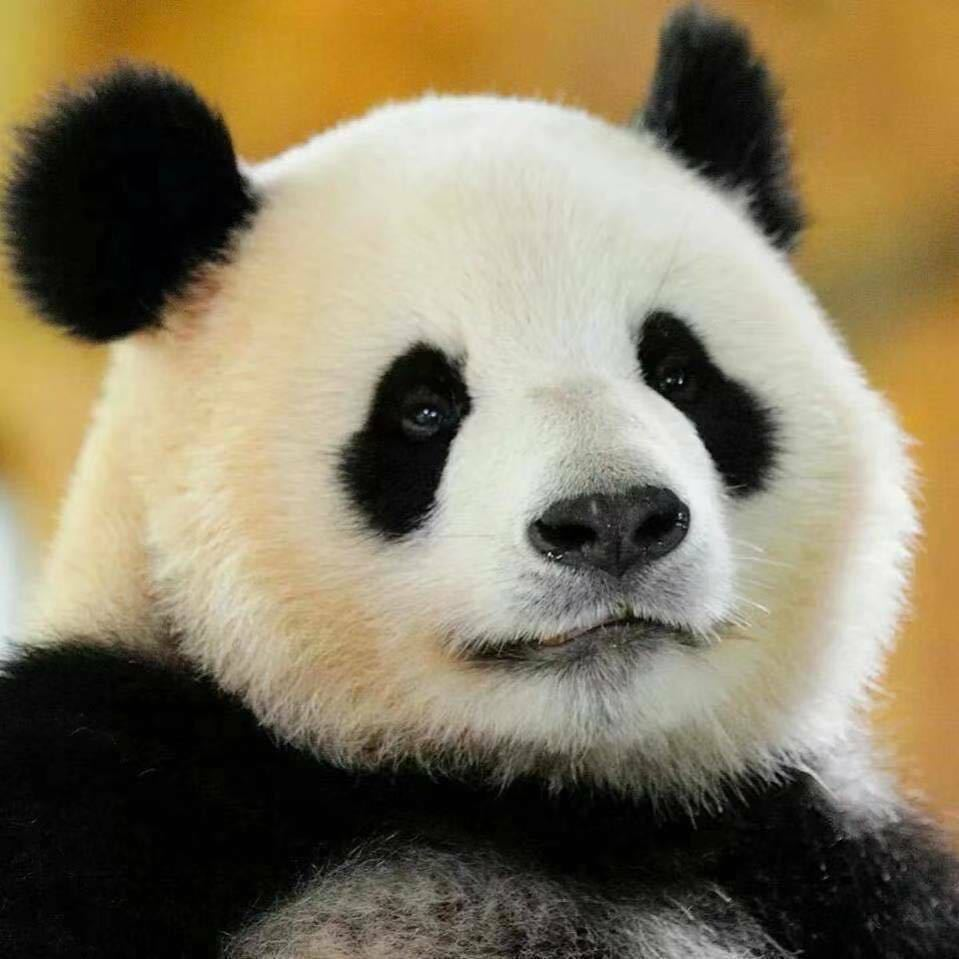
#> input picture panda.jpg, 959 x 959 px
$ jupyter execute --allow-errors '实验四.ipynb'   (shell and % lines are left out)
#> lines starting #> are read from the running program, lines starting #| are printed output that depends on the picture
绘制图像直方图

[cell 1]
from PIL import Image
import numpy as np
import matplotlib.pyplot as plt

[cell 2]
img=np.array(Image.open('panda.jpg').convert('L'))

arr=img.flatten()
plt.hist(arr, bins=256, facecolor='green', alpha=0.75)
plt.show()
#> figure, not shown here; tallest bar 30500 high, from x = 2.92 to 3.89

实现直方图均衡

[cell 3]
import cv2

img = cv2.imread("panda.jpg")
#> img: shape (959, 959, 3)
gray_img = cv2.cvtColor(img,cv2.COLOR_BGR2GRAY)
plt.imshow(gray_img)

[cell 4]
hist = cv2.calcHist([gray_img], [0], None, [256], [0, 256])
#> hist = 256 values, max 30500 at index 3, min 0 at index 250, mean 3592.5
plt.plot(hist)
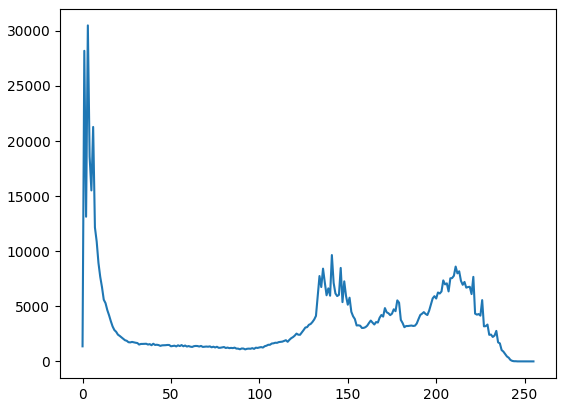
#> figure drawn by matplotlib, 1 panel; curve peaks at x = 3, y = 30500

[cell 5]
cdf = hist.cumsum()
#> cdf = 256 values from 1368 to 919681
cdf_normalized = cdf * hist.max() / cdf.max()
#> cdf_normalized = 256 values from 45.37 to 30500
#> (the rest of this cell did not finish here and is left out)

[cell 6]
import cv2
import numpy as np
import matplotlib.pyplot as plt

# 读取图像
image = cv2.imread('panda.jpg', 0)
#> image: shape (959, 959); min 0, max 249, mean 122.4

# 使用直方图均衡化函数
equalized_image = cv2.equalizeHist(image)
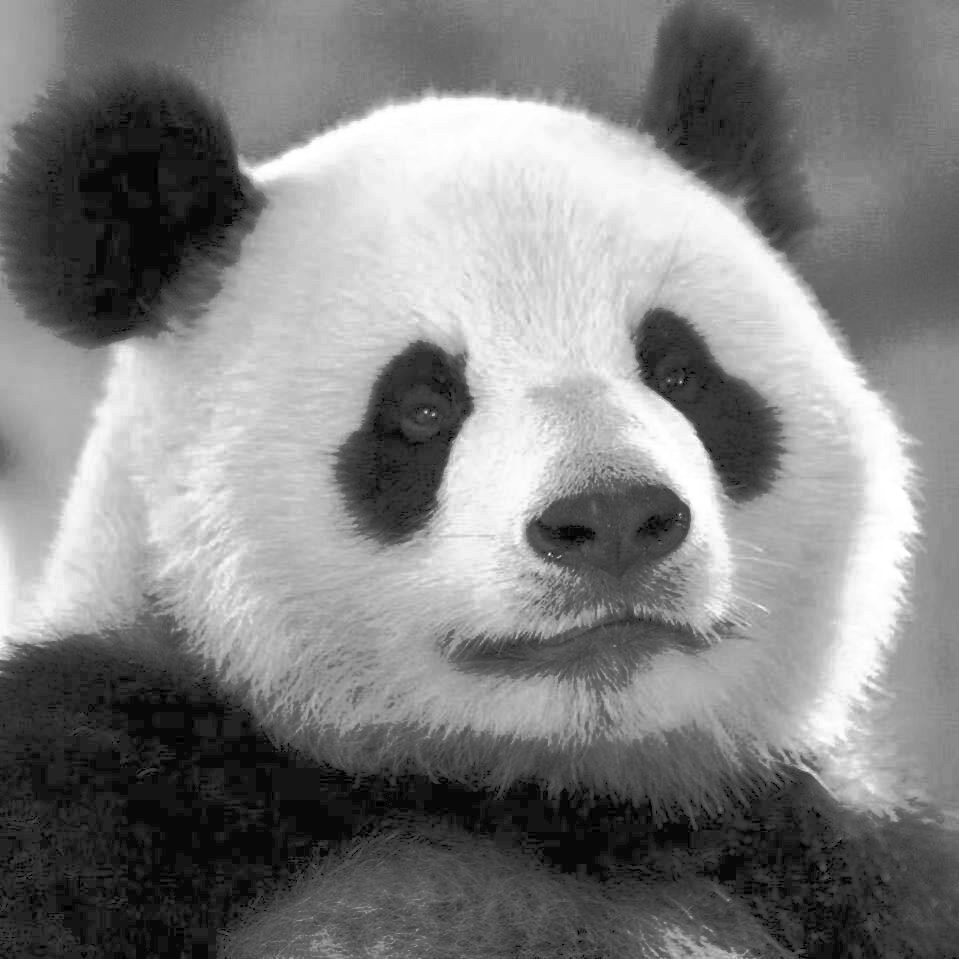
#> equalized_image: shape (959, 959); min 0, max 255, mean 128.3

plt.figure(figsize=(8,6))

plt.subplot(2, 2, 1)
plt.imshow(image, cmap='gray')
plt.title('Original Image')

plt.subplot(2, 2, 2)
plt.hist(image.ravel(),256)
plt.title('Original Hist')


plt.subplot(2, 2, 3)
plt.imshow(equalized_image, cmap='gray')
plt.title('Equalized Image')

plt.subplot(2, 2, 4)
plt.hist(equalized_image.ravel(),256)
plt.title('Equalized Hist')

# 显示图像
plt.show()
#> figure, not shown here; panel 2: tallest bar 30505 high, from x = 2.92 to 3.89; panel 4: tallest bar 30505 high, from x = 19.92 to 20.92

[cell 7]
def histogram_matching(source, template):
    source_hist = cv2.calcHist([source], [0], None, [256], [0,256])
    template_hist = cv2.calcHist([template], [0], None, [256], [0,256])

    source_cdf = source_hist.cumsum()
    template_cdf = template_hist.cumsum()

    lut = np.interp(source_cdf, template_cdf, np.arange(256))
    result = cv2.LUT(source, lut)

    return result

[cell 8]
source = cv2.imread('source.jpg', 0)
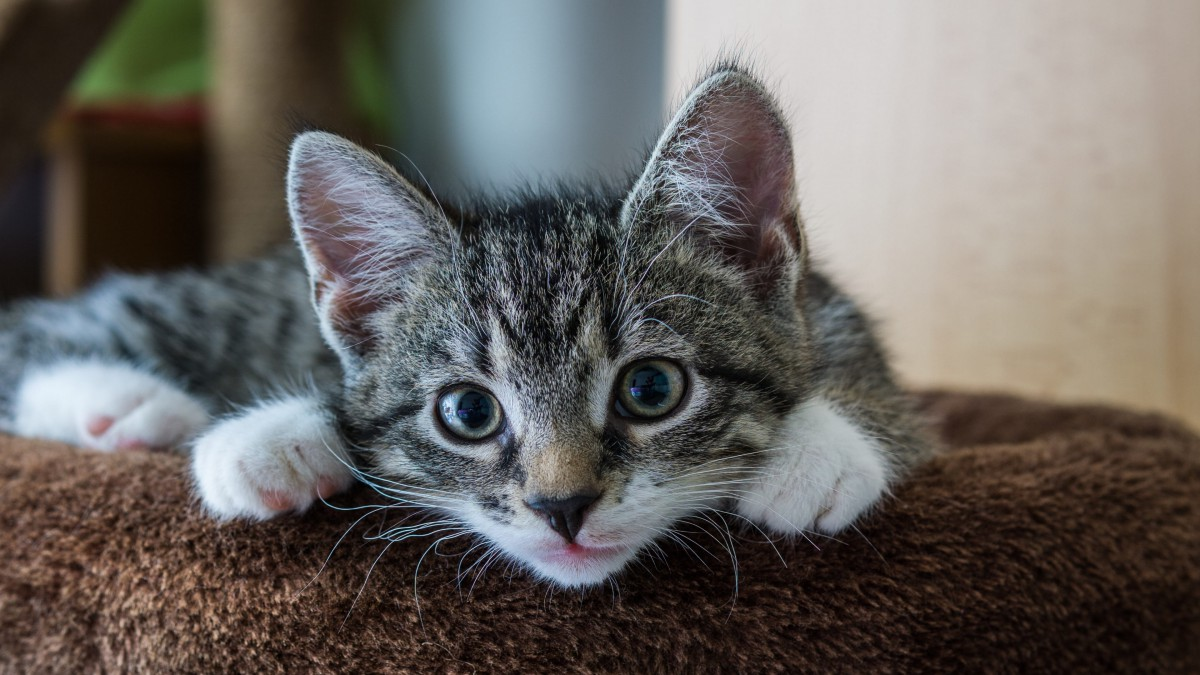
#> input picture source.jpg, 1200 x 675 px
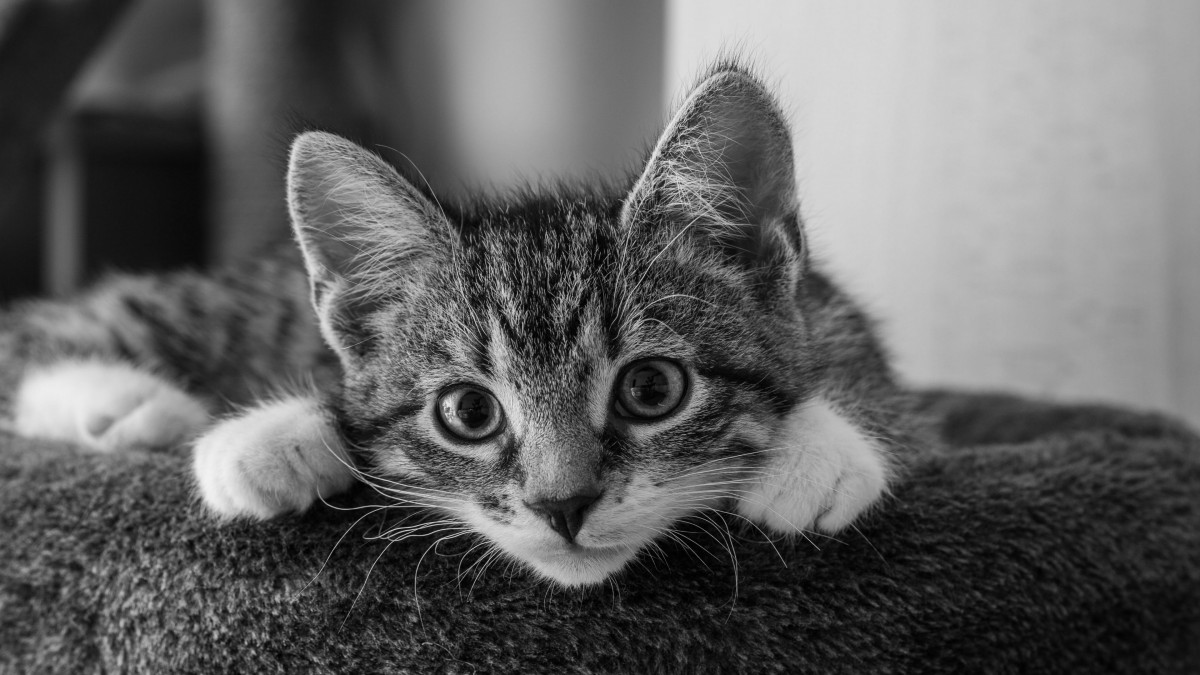
#> source: shape (675, 1200); min 0, max 243, mean 98.7
template = cv2.imread('panda.jpg', 0)

result = histogram_matching(source, template)
#> in histogram_matching, `source_hist = cv2.calcHist([source], [0], None, [256], [0,256])`: source_hist = 256 values, max 7330 at index 30, min 0 at index 244, mean 3164.1
#> in histogram_matching, `template_hist = cv2.calcHist([template], [0], None, [256], [0,256])`: template_hist = 256 values, max 30505 at index 3, min 0 at index 250, mean 3592.5
#> in histogram_matching, `source_cdf = source_hist.cumsum()`: source_cdf = 256 values from 392 to 810000
#> in histogram_matching, `template_cdf = template_hist.cumsum()`: template_cdf = 256 values from 1460 to 919681
#> in histogram_matching, `lut = np.interp(source_cdf, template_cdf, np.arange(256))`: lut = 256 values from 0 to 212.7
#> in histogram_matching, `result = cv2.LUT(source, lut)`:
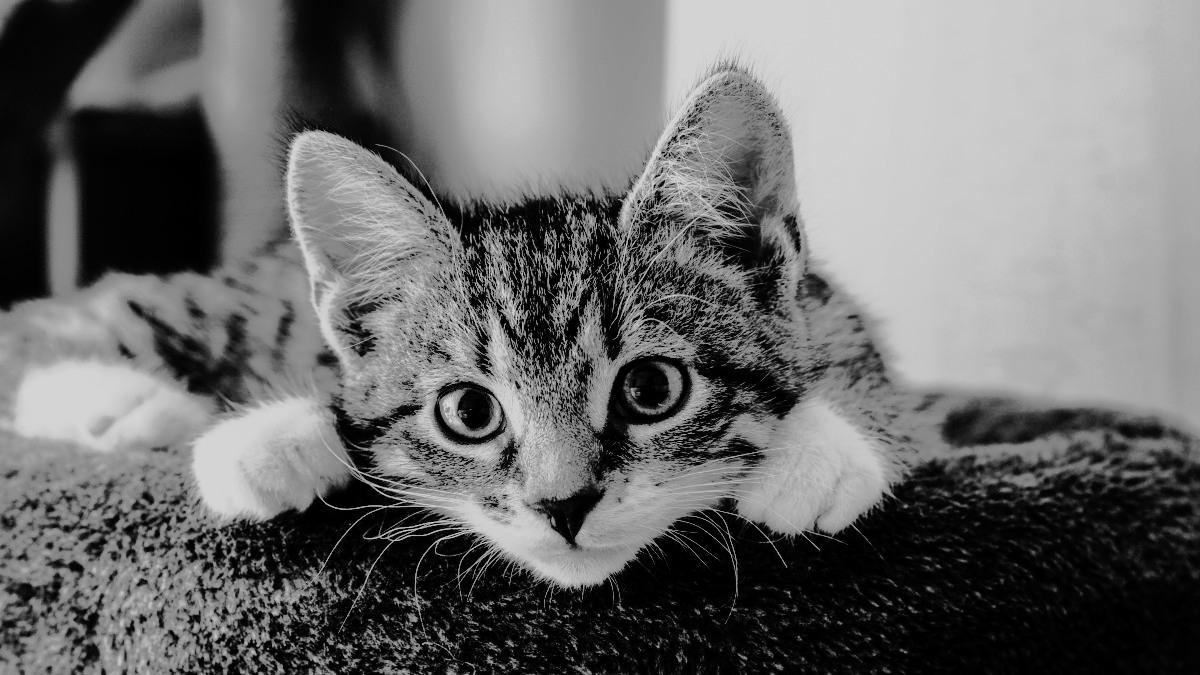
#> result: shape (675, 1200) float64; min 0, max 212.7, mean 108.9
cv2.imwrite('result_image.jpg', result)
result = cv2.imread('result_image.jpg', 0)
#> result: shape (675, 1200); min 0, max 217, mean 108.9

[cell 9]
plt.figure(figsize=(8,10))
plt.subplot(3, 3, 1)
plt.imshow(source, cmap='gray')
plt.title('Source Image')
plt.subplot(3, 2, 2)
plt.hist(source.ravel(),256)
plt.title('Original Hist')
plt.subplot(3, 2, 5)
plt.imshow(result, cmap='gray')
plt.title('Result Image')
plt.subplot(3, 2, 6)
plt.hist(result.ravel(),256)
plt.title('Original Hist')
plt.subplot(3, 2, 3)
plt.imshow(template, cmap='gray')
plt.title('template Image')
plt.subplot(3, 2, 4)
plt.hist(template.ravel(),256)
plt.title('template Hist')
plt.show()
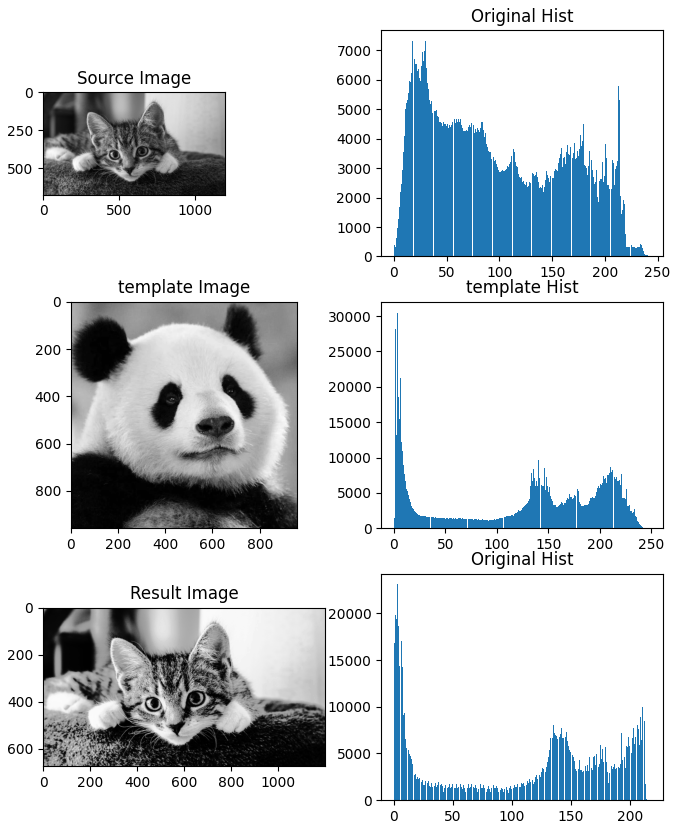
#> figure drawn by matplotlib, 6 panels; panel 2: tallest bar 7330 high, from x = 29.43 to 30.38; panel 4: tallest bar 23129 high, from x = 2.54 to 3.39; panel 6: tallest bar 30505 high, from x = 2.92 to 3.89
